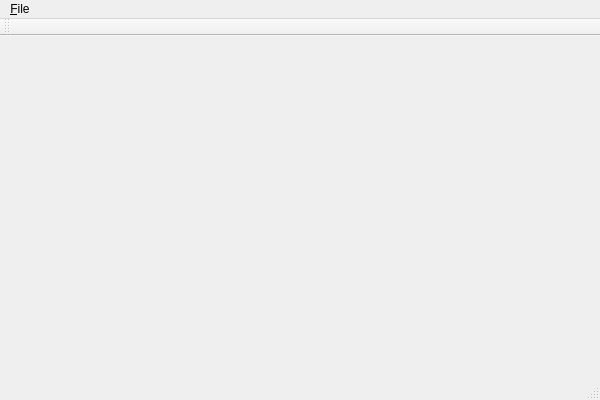
<?xml version="1.0" encoding="UTF-8"?>
<ui version="4.0">
 <class>MainWindowClass</class>
 <widget class="QMainWindow" name="MainWindowClass">
  <property name="geometry">
   <rect>
    <x>0</x>
    <y>0</y>
    <width>600</width>
    <height>400</height>
   </rect>
  </property>
  <property name="windowTitle">
   <string>MainWindow</string>
  </property>
  <widget class="QWidget" name="centralWidget"/>
  <widget class="QMenuBar" name="menuBar">
   <property name="geometry">
    <rect>
     <x>0</x>
     <y>0</y>
     <width>600</width>
     <height>21</height>
    </rect>
   </property>
   <widget class="QMenu" name="menu_File">
    <property name="title">
     <string>&amp;File</string>
    </property>
    <addaction name="action_Quit"/>
   </widget>
   <addaction name="menu_File"/>
  </widget>
  <widget class="QToolBar" name="mainToolBar">
   <attribute name="toolBarArea">
    <enum>TopToolBarArea</enum>
   </attribute>
   <attribute name="toolBarBreak">
    <bool>false</bool>
   </attribute>
  </widget>
  <widget class="QStatusBar" name="statusBar"/>
  <action name="action_Quit">
   <property name="text">
    <string>&amp;Exit</string>
   </property>
  </action>
 </widget>
 <layoutdefault spacing="6" margin="11"/>
 <resources>
  <include location="mainwindow.qrc"/>
 </resources>
 <connections/>
</ui>
